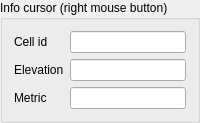
        <widget class="QGroupBox" name="groupBox_2">
         <property name="title">
          <string>Info cursor (right mouse button)</string>
         </property>
         <layout class="QGridLayout" name="gridLayout_5">
          <item row="0" column="0">
           <widget class="QLabel" name="label_27">
            <property name="text">
             <string>Cell id</string>
            </property>
           </widget>
          </item>
          <item row="0" column="1">
           <widget class="QLineEdit" name="lineClickInfoCell">
            <property name="readOnly">
             <bool>true</bool>
            </property>
           </widget>
          </item>
          <item row="1" column="0">
           <widget class="QLabel" name="label_26">
            <property name="text">
             <string>Elevation</string>
            </property>
           </widget>
          </item>
          <item row="1" column="1">
           <widget class="QLineEdit" name="lineClickInfoElev">
            <property name="readOnly">
             <bool>true</bool>
            </property>
           </widget>
          </item>
          <item row="2" column="0">
           <widget class="QLabel" name="label_30">
            <property name="text">
             <string>Metric</string>
            </property>
           </widget>
          </item>
          <item row="2" column="1">
           <widget class="QLineEdit" name="lineClickInfoMetric">
            <property name="readOnly">
             <bool>true</bool>
            </property>
           </widget>
          </item>
         </layout>
        </widget>
